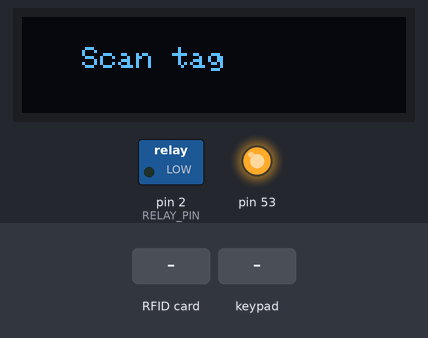
A sketch run on a simulated Arduino Mega 2560, built with avr-gcc and run on an emulated ATmega2560. Shown: 128×32 one-colour display, switched loads named in the sketch (green lamp = pin HIGH), output pins drawn as LEDs (lit = HIGH). The inputs (shaded band) are chosen by the test bench. What the sketch prints to the serial monitor is not drawn.

Above: at 1.2 s.
At 3.3 s:
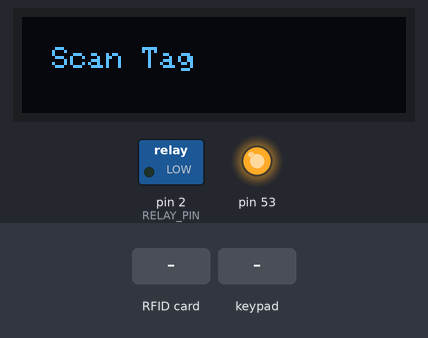
3.4 s: RFID card C3 C8 A0 1A held to the reader
At 4.6 s:
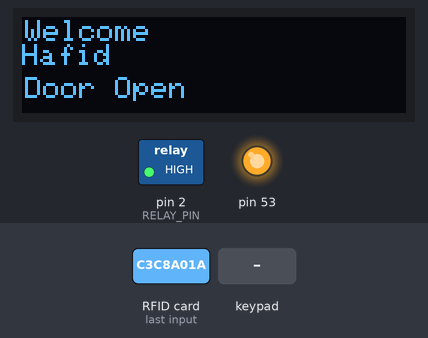
6.4 s: key 'A' pressed
9.4 s: keypad keys 3 6 3 4 3 2 3 0 # pressed 0.4 s apart
At 13.1 s:
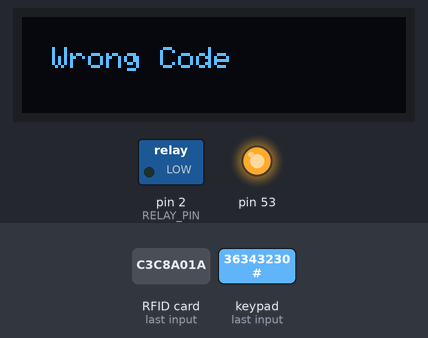
16.0 s: keypad keys 1 2 3 4 # pressed 0.4 s apart
At 18.1 s:
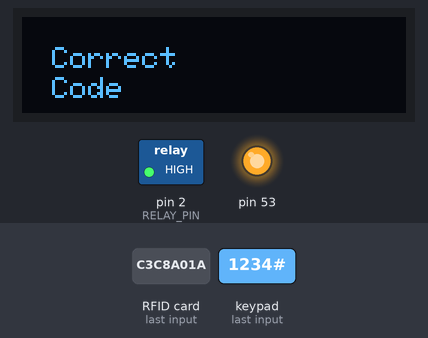
19.5 s: RFID card 5E 7A 19 C4 held to the reader
22.5 s: RFID card 05 8F A0 4D 40 A1 00 held to the reader
At 25.5 s:
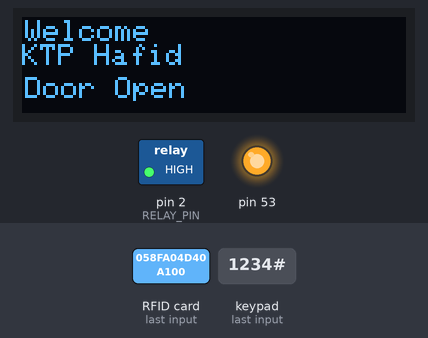
Timing chart, 0 to 31.2 s (numbered marks = the images above; inputs shaded):
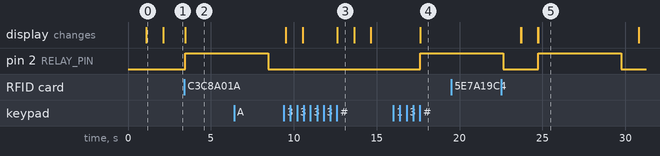

The sketch:

SET-Praktikum.ino
```cpp
#include <MFRC522.h>
#include <Adafruit_GFX.h>
#include <Adafruit_SSD1306.h>
#include <Wire.h>
#include <Keypad.h>
#include <SPI.h>
#include <SoftwareSerial.h>

//relay setup
#define RELAY_PIN 2
void Door_Open();

//Keypad Setup
const byte ROWS = 4; //four rows
const byte COLS = 4; //three columns

char keys[ROWS][COLS] = {
  {'1', '2', '3', 'A'},
  {'4', '5', '6', 'B'},
  {'7', '8', '9', 'C'},
  {'*', '0', '#', 'D'}
};

byte rowPins[ROWS] = {36, 34, 32, 30};
byte colPins[COLS] = {28, 26, 24, 22};
Keypad keypad = Keypad( makeKeymap(keys), rowPins, colPins, ROWS, COLS );
int Keypad_Input(void);


//OLED i2C display setup
#define SCREEN_WIDTH 128 // OLED display width, in pixels
#define SCREEN_HEIGHT 32 // OLED display height, in pixels
#define OLED_RESET     4
Adafruit_SSD1306 display(SCREEN_WIDTH, SCREEN_HEIGHT, &Wire, OLED_RESET);

//RFID setup
#define RST_PIN         9           // Configurable, see typical pin layout above
#define SS_PIN          10          // Configurable, see typical pin layout above
MFRC522 mfrc522(SS_PIN, RST_PIN);


//SIM900A setup
SoftwareSerial SIM900A(A8, A9);
void SendMessage();


//initial variable
int Secret_Code = 1234;
bool rfid_flag = 1;
const char* NAME;
String ID_e;
int value = 0;
bool done_flag = 0;
int wrong=0;

void setup() {
  // put your setup code here, to run once:
 Serial.begin(9600);
  if (!display.begin(SSD1306_SWITCHCAPVCC, 0x3c)) {
    Serial.println(F("SSD1306 allocation failed"));
    for (;;); // Don't proceed, loop forever
  }
  SIM900A.begin(9600);
  pinMode(RELAY_PIN, OUTPUT);
  Serial.println("SIM900A Ready");
  display.clearDisplay();
  display.setTextSize(1);
  display.setTextColor(SSD1306_WHITE);
  display.setCursor(1, 1);
  display.print("RFID Door Lock");
  display.display();

  SPI.begin();
  mfrc522.PCD_Init();
  delay(1000);
  display.clearDisplay();
  display.setTextSize(1);
  display.setTextColor(SSD1306_WHITE);
  display.setCursor(20, 10);
  display.print("Scan tag");
  display.display();
  delay(1000);

}

void loop() {
  // put your main code here, to run repeatedly:
  char key=keypad.getKey();
  if (wrong >=2)
  {
    SendMessage();
    wrong=0;
   }
   if (key == 'A') // If 'A' is pressed, goto pincode mode
  {
    Serial.println("A");
    Serial.println("Pin Code");
    display.clearDisplay();
    display.setTextSize(1);             // Normal 1:1 pixel scale
    display.setTextColor(SSD1306_WHITE);        // Draw white text
    display.setCursor(10, 0);            // Start at top-left corner
    display.println(F("Pin Code"));
    display.setCursor(25, 20);
    display.println(F("Mode"));
    display.display();
    delay(1000);

    Serial.println("Enter the \nFour Digit \nCode");

    rfid_flag = 0;
  }
  if (rfid_flag == 1)
    {

      display.clearDisplay();
      display.setTextSize(1);
      display.setTextColor(WHITE);
      display.setCursor(10, 10);
      display.print("Scan Tag");
      display.display();

      if ( ! mfrc522.PICC_IsNewCardPresent())
      {
        goto reset;
      }
      // Select one of the cards
      if ( ! mfrc522.PICC_ReadCardSerial())
      {
        goto reset;
      }

      String content = "";
      byte letter;
      for (byte i = 0; i < mfrc522.uid.size; i++)
      {
        Serial.print(mfrc522.uid.uidByte[i] < 0x10 ? " 0" : " ");
        Serial.print(mfrc522.uid.uidByte[i], HEX);
        content.concat(String(mfrc522.uid.uidByte[i] < 0x10 ? " 0" : " "));
        content.concat(String(mfrc522.uid.uidByte[i], HEX));
      }
       if (content.substring(1) == "c3 c8 a0 1a") //change here the UID of the card that you want to give access
      {
        Serial.print("!!--");
        Serial.println(content.substring(1));
        NAME = "Hafid";
        display.clearDisplay();
        display.setTextSize(1);
        display.setTextColor(WHITE);
        display.setCursor(1, 1);
        display.println("Welcome ");
        display.println(NAME);
        display.setCursor(1, 20);
        display.print("Door Open");
        display.display();
        Door_Open();
        wrong=0;
        delay(1000);
      }
      else if (content.substring(1)=="05 8f a0 4d 40 a1 00")
      {
        Serial.print("!!--");
        Serial.println(content.substring(1));
        NAME = "KTP Hafid";
        display.clearDisplay();
        display.setTextSize(1);
        display.setTextColor(WHITE);
        display.setCursor(1, 1);
        display.println("Welcome ");
        display.println(NAME);
        display.setCursor(1, 20);
        display.print("Door Open");
        display.display();
        Door_Open();
        wrong=0;
        delay(1000);

        }
      else
      {
        Serial.println("Not Registered");
        display.clearDisplay();
        display.setTextSize(1);
        display.setTextColor(WHITE);
        display.setCursor(38, 1);
        display.print("Not");
        display.setCursor(5, 10);
        display.print("Registered");
        display.display();
        Serial.println("You can't enter Studio.");
        Serial.println(content.substring(1));
        wrong++;
        delay(1000 );
      }
      content.substring(1) = "";


    }
     if (rfid_flag == 0)
    {

      if (Keypad_Input() == Secret_Code) // Checking the code entered by user
      {
        Serial.println("Correct Code");
        display.clearDisplay();
        display.setTextSize(1);             // Normal 1:1 pixel scale
        display.setTextColor(SSD1306_WHITE);        // Draw white text
        display.setCursor(10, 10);            // Start at top-left corner
        display.println("Correct");
        display.setCursor(10, 20);            // Start at top-left corner
        display.println("Code");
        display.display();
        Door_Open();
        rfid_flag = 1;
        wrong=0;
        delay(1000);

      }
      else
      {
        Serial.println("Wrong Code");
        display.clearDisplay();
        display.setTextSize(1);             // Normal 1:1 pixel scale
        display.setTextColor(SSD1306_WHITE);        // Draw white text
        display.setCursor(10, 10);            // Start at top-left corner
        display.println(("Wrong Code"));
        display.display();
        delay(1000);
        display.clearDisplay();
        display.setTextSize(1);             // Normal 1:1 pixel scale
        display.setTextColor(SSD1306_WHITE);        // Draw white text
        display.setCursor(35, 20);            // Start at top-left corner
        display.println(("Code"));
        display.display();
        wrong+=1;
        delay(1000);
      }
      ID_e = "";
    }

reset:{}

  }
int Keypad_Input(void)
  {
    int i = 0;
    display.clearDisplay();
    display.setTextSize(1);             // Normal 1:1 pixel scale
    display.setTextColor(SSD1306_WHITE);        // Draw white text
    display.setCursor(0, 0);            // Start at top-left corner
    display.println(("Enter Code"));
    display.display();
    i = 0;
    ID_e = "";
    value = 0;
    while (1)
    {
      char key = keypad.getKey();

      if (key && i < 4)
      {
        ID_e = ID_e + key;
        value = ID_e.toInt();
        Serial.println(value);
        display.setTextSize(1);             // Normal 1:1 pixel scale
        display.setTextColor(SSD1306_WHITE);        // Draw white text
        display.setCursor(i * 35, 50);            // Start at top-left corner
        display.println(("*"));
        display.display();
        i++;
      }
      if (key == '#')
      {
        done_flag = 1;
        Serial.println("DONE");
        i = 0;
        ID_e = "";
        return (value);
      }
      if (key == 'B')
      {
        rfid_flag = 1;
        ID_e = "";
        return (0);
      }
    }
  }
void SendMessage()
{
  Serial.println("Sending Message");
  SIM900A.println("AT+CMGF=1");
  delay(1000);
  Serial.println("Set SMS Number");
  SIM900A.println("AT+CMGS=\"+6281649641087\"\r");
  delay(1000);
  Serial.println("Set SMS Content");
  SIM900A.println("Kesalahan password/RFID lebih dari 3x! Mohon Berhati-hati");
  delay(100);
  Serial.println("Finish");
  SIM900A.println((char)26);
  delay(1000);
  Serial.println ("Message has been sent");
  wrong=0;
}
void Door_Open()
{
  digitalWrite(RELAY_PIN, HIGH);
  Serial.println("DOOR OPENED");
  delay(5000);
  digitalWrite(RELAY_PIN, LOW);
  Serial.println("DOOR CLOSED");
  mfrc522.PCD_Init();
  }
```

Measured:
- after the input at 3.4 s, pin 2 (RELAY_PIN): LOW → HIGH after 0.05 s; the display: changes after 0.05 s (image 2)
- after the input at 9.4 s, the display: first differs from a run without the input after 3.2 s (image 3)
- after the input at 16.0 s, pin 2 (RELAY_PIN): LOW → HIGH after 1.6 s; the display: changes after 1.6 s (image 4)
- after the input at 19.5 s, every drawn part: stays the same
- after the input at 22.5 s, the display: first differs from a run without the input after 2.2 s (image 5)
- what the display in image 0 shows lasts 1.0 s, from 1.1 s to 2.1 s
